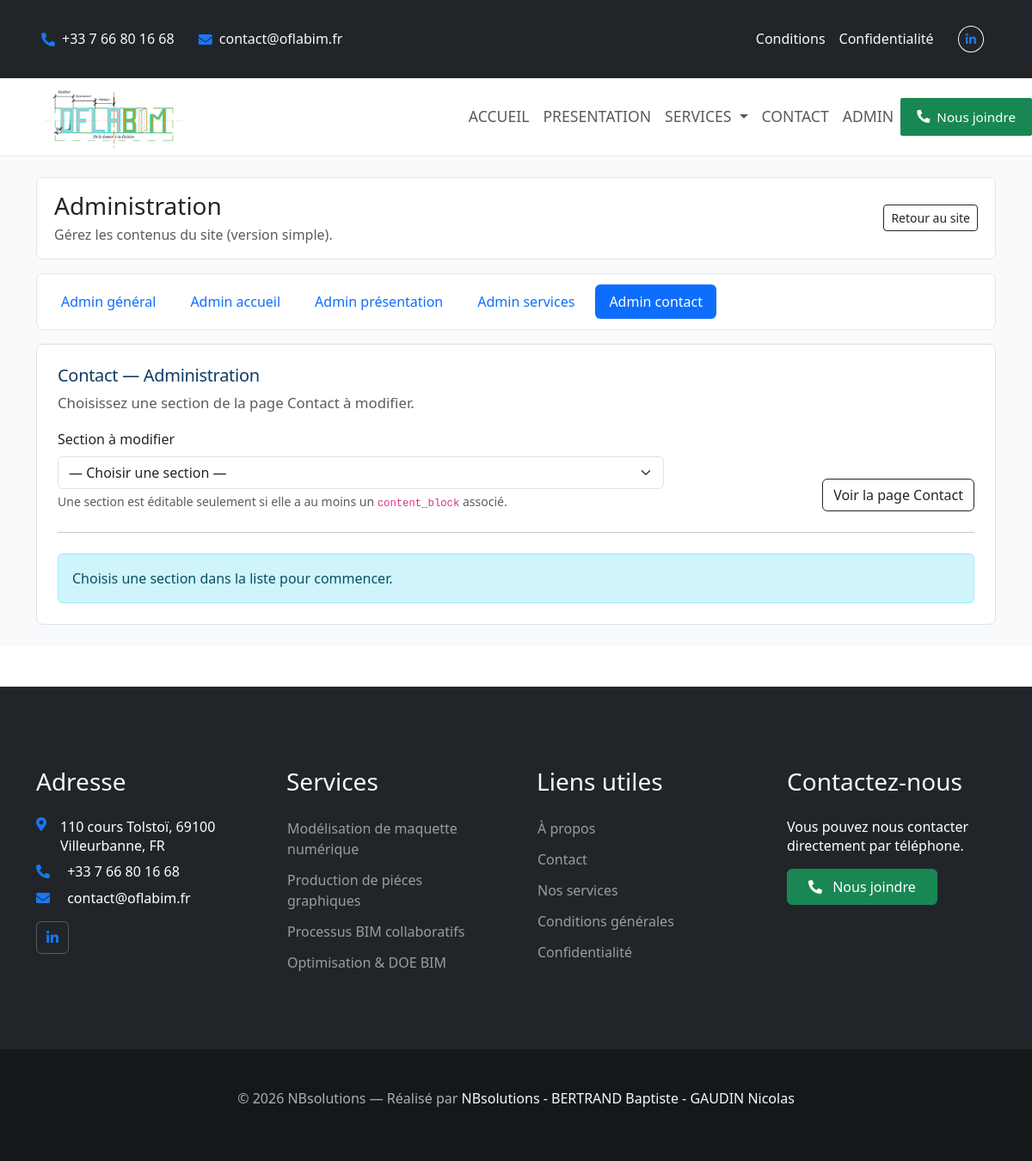
Screenshot of /index.php?page=adminContact with the database file from the repository.
### tables this page shows
CREATE TABLE `user` (
  `id` int(10) UNSIGNED NOT NULL,
  `role_id` int(10) UNSIGNED NOT NULL,
  `email` varchar(190) NOT NULL,
  `phone` varchar(30) DEFAULT NULL,
  `address` varchar(255) DEFAULT NULL,
  `username` varchar(100) NOT NULL,
  `company_name` varchar(150) NOT NULL,
  `password_hash` varchar(255) NOT NULL,
  `is_active` tinyint(1) NOT NULL DEFAULT 1,
  `last_login_at` datetime DEFAULT NULL,
  `created_at` datetime NOT NULL DEFAULT current_timestamp(),
  `updated_at` datetime NOT NULL DEFAULT current_timestamp() ON UPDATE current_timestamp(),
  `opening_hours` varchar(120) DEFAULT NULL,
  `response_delay` varchar(120) DEFAULT NULL
);

### controllers/adminController.php (called while the page is built, shortened)
<?php
$page = $_GET['page'] ?? 'adminDashboard';
$page = preg_replace('/[^a-zA-Z0-9_]/', '', $page);
$view      = 'adminDashboard.php';
switch ($page) {
     case 'adminContact':
        $view      = 'adminContact.php';
        break;
}
require_once PATH_VIEWS . 'header.php';
require_once PATH_VIEWS_ADMIN . 'adminTabs.php';
require_once PATH_VIEWS_ADMIN . $view;
require_once PATH_VIEWS . 'footer.php';

### index.php (called while the page is built, shortened)
<?php
require_once('./config/configuration.php');
$page = $_GET['page'] ?? 'accueil';
$page = preg_replace('/[^a-zA-Z0-9_]/', '', $page);
$publicPages = [
    'accueil',
    'presentation',
    'service',
    'references',
    'contact',
    'conditions',
    'confidentialite'
];
$adminPages = [
    'adminDashboard',
    'adminAccueil',
    'adminPresentation',
    'adminServices',
    'adminContact',
];
require_once PATH_MODELS . 'UserModel.php';
$userModel = new UserModel($pdo);
$siteUser = $userModel->find(1);
if (in_array($page, $publicPages, true)) {
    $controllerFile = PATH_CONTROLLERS . 'homeController.php';
} elseif (in_array($page, $adminPages, true)) {
    $controllerFile = PATH_CONTROLLERS . 'adminController.php';
} elseif ($page === 'login' || $page === 'logout') {
    $controllerFile = PATH_CONTROLLERS . 'authController.php';
} else {
    $controllerFile = PATH_CONTROLLERS . '404.php';
}
require_once $controllerFile;

### models/UserModel.php (called while the page is built, shortened)
<?php
require_once PATH_ENTITY . 'User.php';
class UserModel
{
    private PDO $pdo;
    public function __construct(PDO $pdo)
    {
        $this->pdo = $pdo;
    }
    public function find(int $id): ?User
    {
        $stmt = $this->pdo->prepare("SELECT * FROM user WHERE id = :id LIMIT 1");
        $stmt->execute(['id' => $id]);
        $data = $stmt->fetch(PDO::FETCH_ASSOC);
        return $this->hydrate($data);
    }
    private function hydrate(array $data): User
    {
        $user = new User();
        $ref = new ReflectionClass($user);
        foreach ($data as $key => $value) {
            if ($ref->hasProperty($key)) {
                $property = $ref->getProperty($key);
            }
        }
        return $user;
    }
}

### entities/User.php (called while the page is built, shortened)
<?php
class User
{
    private string $email;
    private ?string $phone;
    private ?string $address;
    private string $company_name;
    public function getEmail(): string
    {
        return $this->email;
    }
    public function getPhone(): ?string
    {
        return $this->phone;
    }
    public function getAddress(): ?string
    {
        return $this->address;
    }
    public function getCompanyName(): string
    {
        return $this->company_name;
    }
}

### views/views_admin/adminContact.php (the view, shortened to what this page needs)
<div class="border rounded-3 p-4 bg-white">
    <div class="d-flex flex-wrap align-items-center justify-content-between gap-2 mb-3">
        <div>
            <h2 class="h5 mb-1">Contact — Administration</h2>
            <p class="text-muted mb-0">Choisissez une section de la page Contact à modifier.</p>
        </div>
    </div>
    <div class="row g-3 align-items-end mb-4">
        <div class="col-md-8">
            <label class="form-label">Section à modifier</label>
            <select
                class="form-select"
                onchange="if (this.value) window.location.href='index.php?page=adminContact&section=' + encodeURIComponent(this.value); else window.location.href='index.php?page=adminContact';"
            >
                <option value="" <?= empty($selectedSlug) ? 'selected' : '' ?>>
                    — Choisir une section —
                </option>
            </select>
            <div class="form-text">
                Une section est éditable seulement si elle a au moins un <code>content_block</code> associé.
            </div>
        </div>
        <div class="col-md-4 text-md-end">
            <a class="btn btn-outline-dark" href="index.php?page=contact" target="_blank">
                Voir la page Contact
            </a>
        </div>
    </div>
    <hr class="my-4">
    <?php if (empty($selectedSlug)): ?>
        <div class="alert alert-info mb-0">
            Choisis une section dans la liste pour commencer.
        </div>
    <?php elseif (!$isEditable): ?>
        <div class="alert alert-info mb-0">
            Cette section n’est pas encore éditable (aucun contenu associé).
        </div>
    <?php endif; ?>
</div>

### views/header.php (shortened to what this page needs)
<!doctype html>
<html lang="fr">
<head>
    <link
        href="https://cdnjs.cloudflare.com/ajax/libs/font-awesome/5.10.0/css/all.min.css"
        rel="stylesheet"
    >
    <link
        href="https://cdn.jsdelivr.net/npm/bootstrap-icons@1.11.1/font/bootstrap-icons.css"
        rel="stylesheet"
    >
    <link
        href="https://cdn.jsdelivr.net/npm/bootstrap@5.3.2/dist/css/bootstrap.min.css"
        rel="stylesheet"
    >
    <link href="assets/css/style.css" rel="stylesheet">
    <link rel="stylesheet" href="https://cdn.jsdelivr.net/npm/swiper@11/swiper-bundle.min.css">
</head>
<body>
<div class="container-fluid bg-dark text-light px-0">
    <div class="row gx-0 d-none d-lg-flex">
        <div class="col-lg-7 px-5 text-start">
            <?php if (!empty($siteUser?->getPhone())): ?>
                <div class="h-100 d-inline-flex align-items-center me-4">
                    <i class="fa fa-phone-alt me-2"></i>
                    <a class="text-light" href="tel:<?= preg_replace('/\s+/', '', $siteUser->getPhone()) ?>">
                        <?= htmlspecialchars($siteUser->getPhone()) ?>
                    </a>
                </div>
            <?php endif; ?>
            <div class="h-100 d-inline-flex align-items-center">
            <i class="fa fa-envelope me-2"></i>
            <a
                class="text-light"
                href="mailto:<?= htmlspecialchars($siteUser->getEmail() ?? '') ?>"
            >
                <?= htmlspecialchars($siteUser->getEmail() ?? '') ?>
            </a>
        </div>
        </div>
        <div class="col-lg-5 px-5 text-end">
            <div class="h-100 d-inline-flex align-items-center me-4">
                <a class="text-light me-3" href="index.php?page=conditions">
                    Conditions
                </a>
                <a class="text-light" href="index.php?page=confidentialite">
                    Confidentialité
                </a>
            </div>
            <div class="h-100 d-inline-flex align-items-center">
                <a class="btn btn-sm btn-outline-light btn-sm-square rounded-circle me-2" href="#">
                    <i class="fab fa-linkedin-in"></i>
                </a>
            </div>
        </div>
    </div>
</div>
<nav class="navbar navbar-expand-lg bg-white navbar-light sticky-top p-0">
    <a
        href="index.php?page=accueil"
        class="navbar-brand d-flex align-items-center px-4 px-lg-5"
    >
        <img
            src="assets/images/logo.png"
            alt="OFLABIM"
            class="navbar-logo"
        >
    </a>
    <div class="collapse navbar-collapse" id="navbarCollapse">
        <div class="navbar-nav ms-auto p-4 p-lg-0">
            <a href="index.php?page=accueil" class="nav-item nav-link">
                ACCUEIL
            </a>
            <a href="index.php?page=presentation" class="nav-item nav-link">
                PRESENTATION
            </a>
            <div class="nav-item dropdown">
                <a
                    href="index.php?page=expertise"
                    class="nav-link dropdown-toggle"
                    data-bs-toggle="dropdown"
                >
                    SERVICES
                </a>
            </div>
            <a href="index.php?page=contact" class="nav-item nav-link">
                CONTACT
            </a>
            <a href="index.php?page=adminDashboard" class="nav-item nav-link">
                ADMIN
            </a>
        </div>
        <?php if (!empty($siteUser?->getPhone())): ?>
            <a
                href="tel:<?= preg_replace('/\s+/', '', $siteUser->getPhone()) ?>"
                class="btn btn-success btn-sm px-4 py-2 d-none d-lg-inline-flex align-items-center"
                aria-label="Appeler <?= htmlspecialchars($siteUser->getCompanyName() ?? 'nous joindre') ?>"
            >
                <i class="fa fa-phone-alt me-2"></i>
                Nous joindre
            </a>
        <?php endif; ?>
    </div>
</nav>
<main>

### views/footer.php (shortened to what this page needs)
</main>
<div class="container-fluid bg-dark text-body footer mt-5 pt-3 px-0">
    <div class="container py-5">
        <div class="row g-5">
            <div class="col-lg-3 col-md-6">
                <h3 class="text-light mb-4">Adresse</h3>
                <p class="mb-2 d-flex justify-content-lg-end">
                    <i class="fa fa-map-marker-alt text-primary me-3"></i>
                    <?= nl2br(htmlspecialchars($siteUser->getAddress() ?? '')) ?>
                </p>
                <?php if (!empty($siteUser?->getPhone())): ?>
                    <p class="mb-2">
                        <i class="fa fa-phone-alt text-primary me-3"></i>
                        <a class="text-reset"
                        href="tel:<?= preg_replace('/\s+/', '', $siteUser->getPhone()) ?>">
                            <?= htmlspecialchars($siteUser->getPhone()) ?>
                        </a>
                    </p>
                <?php endif; ?>
                <?php if (!empty($siteUser?->getEmail())): ?>
                    <p class="mb-2">
                        <i class="fa fa-envelope text-primary me-3"></i>
                        <a class="text-reset"
                        href="mailto:<?= htmlspecialchars($siteUser->getEmail()) ?>">
                            <?= htmlspecialchars($siteUser->getEmail()) ?>
                        </a>
                    </p>
                <?php endif; ?>
                <div class="d-flex pt-2">
                    <a class="btn btn-square btn-outline-body me-0" href="#" target="_blank">
                        <i class="fab fa-linkedin-in"></i>
                    </a>
                </div>
            </div>
            <div class="col-lg-3 col-md-6">
                <h3 class="text-light mb-4">Services</h3>
                <a class="btn btn-link" href="index.php?page=service#modelisation_bim">
                    Modélisation de maquette numérique
                </a>
                <a class="btn btn-link" href="index.php?page=service#plan_technique">
                    Production de piéces graphiques
                </a>
                <a class="btn btn-link" href="index.php?page=service#processus_bim">
                    Processus BIM collaboratifs
                </a>
                <a class="btn btn-link" href="index.php?page=service#optimisation_bim">
                    Optimisation & DOE BIM
                </a>
            </div>
            <div class="col-lg-3 col-md-6">
                <h3 class="text-light mb-4">Liens utiles</h3>
                <a class="btn btn-link" href="index.php?page=presentation">À propos</a>
                <a class="btn btn-link" href="index.php?page=contact">Contact</a>
                <a class="btn btn-link" href="index.php?page=service">Nos services</a>
                <a class="btn btn-link" href="index.php?page=conditions">Conditions générales</a>
                <a class="btn btn-link" href="index.php?page=confidentialite">Confidentialité</a>
            </div>
            <div class="col-lg-3 col-md-6">
                <h3 class="text-light mb-4">Contactez-nous</h3>
                <p class="mb-3">
                    Vous pouvez nous contacter directement par téléphone.
                </p>
                <?php if (!empty($siteUser?->getPhone())): ?>
                    <a
                        href="tel:<?= preg_replace('/\s+/', '', $siteUser->getPhone()) ?>"
                        class="btn btn-success py-2 px-4"
                        aria-label="Appeler <?= htmlspecialchars($siteUser->getCompanyName() ?? 'nous joindre') ?>"
                    >
                        <i class="fa fa-phone-alt me-2"></i>
                        Nous joindre
                    </a>
                <?php endif; ?>
            </div>
        </div>
    </div>
    <div class="container-fluid copyright">
        <div class="container">
            <div class="row">
                <div class="text-center text-md-center mb-3">
                    © <?= date('Y') ?> NBsolutions —
                    Réalisé par
                    <a href="#" class="text-decoration-none text-light">
                        NBsolutions - BERTRAND Baptiste -  GAUDIN Nicolas
                    </a>
                </div>
            </div>
        </div>
    </div>
</div>
</body>
</html>

### assets/css/style.css (style rules this page uses)
.navbar-logo { height: 80px; width: auto; max-width: 220px; padding: 4px; background: #fff; }
.topbar, .container-fluid.bg-dark { line-height: 1.4; }
.container-fluid.bg-dark .row { padding-top: 30px; padding-bottom: 30px; }
.navbar { padding-top: 10px; padding-bottom: 10px; border-bottom: 1px solid rgba(0, 0, 0, 0.08); }
.navbar .nav-link { padding-top: 10px; padding-bottom: 10px; font-size: 1.1rem; line-height: 1.2; font-weight: 500; }
.navbar .btn.btn-success { padding: 10px 18px !important; font-size: 0.95rem; border-radius: 2px; }
.navbar .btn.btn-success i { margin-right: 8px; }
.navbar i, .container-fluid.bg-dark i { color: #1877F2; }
.navbar .btn-success i { color: #ffffff !important; }
.container-fluid.bg-dark a { text-decoration: none; }
.footer { background: #1f2326; }
.footer p, .footer a, .footer h3 { color: #ffffff; }
.footer .btn.btn-link { display: block; padding: 0; margin-bottom: 10px; text-align: left; font-weight: 500; color: rgba(255,255,255,.55); text-decoration: none; }
.btn-square { width: 38px; height: 38px; padding: 0; display: inline-flex; align-items: center; justify-content: center; }
.btn-outline-body { color: rgba(255,255,255,.65); border-color: rgba(255,255,255,.25); background: transparent; }
.footer .text-primary { color: #1877F2 !important; }
.footer .btn-success i { color: #ffffff !important; }
.copyright { background: #15181a; color: rgba(255,255,255,.65); padding: 16px 0; }
.copyright a { color: #fff; text-decoration: none; }
:root { --brand: #0d3b66; --brand-2: #1d4ed8; --accent: #16a34a; --bg-soft: rgba(13, 59, 102, .06); --bg-soft-2: rgba(29, 78, 216, .06); --border: rgba(13, 59, 102, .14); --shadow: 0 14px 40px rgba(13, 59, 102, .10); }
main h2 { letter-spacing: -0.015em !important; color: #0d3b66 !important; }
main h2 + p { margin-top: .4rem !important; font-size: 1.05rem !important; line-height: 1.65 !important; }

### rows the page displays
user: phone "+33 7 66 80 16 68", email "contact@oflabim.fr", address "110 cours Tolstoï, 69100 Villeurbanne, FR"
